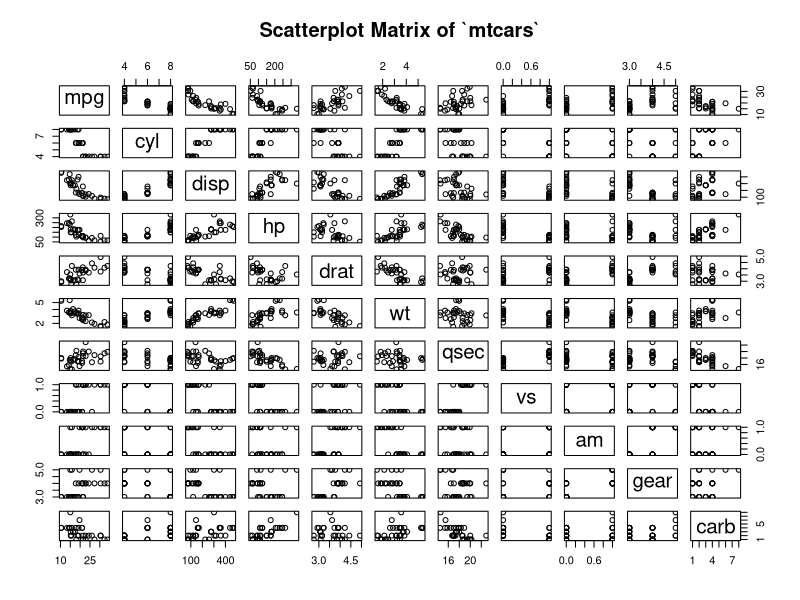
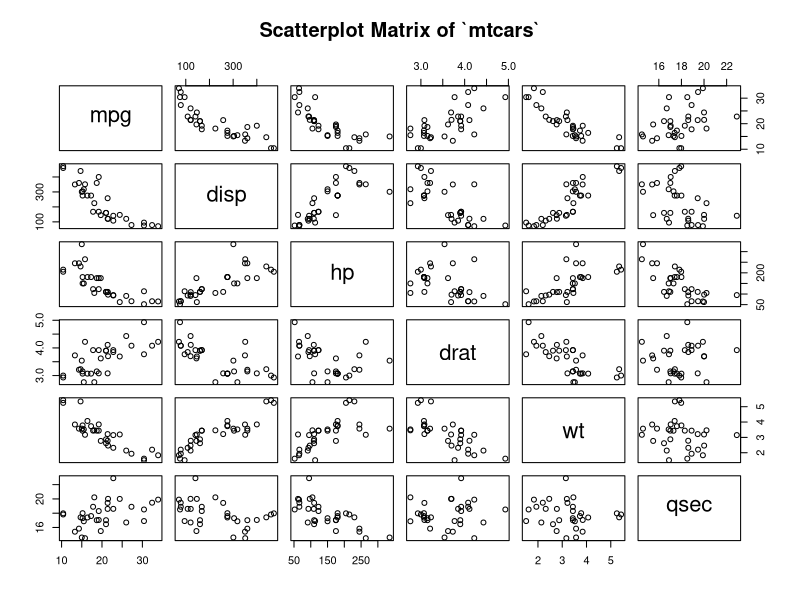
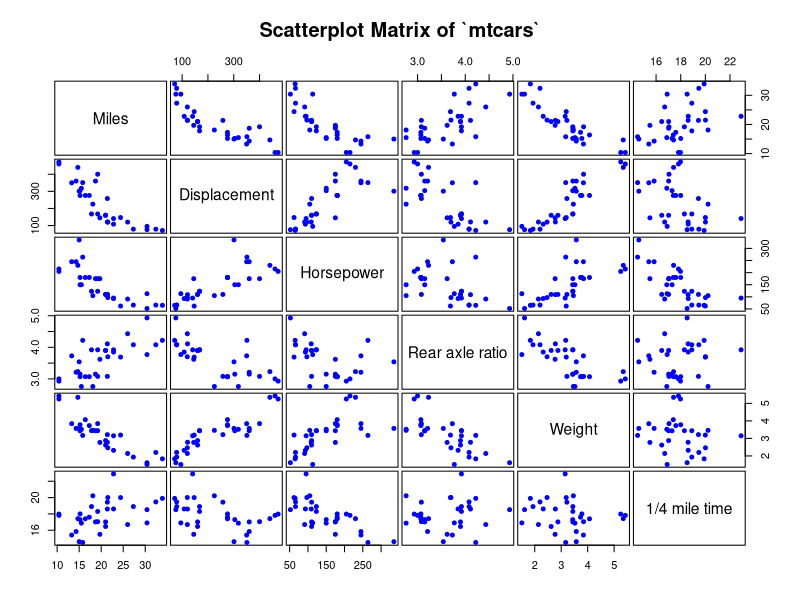
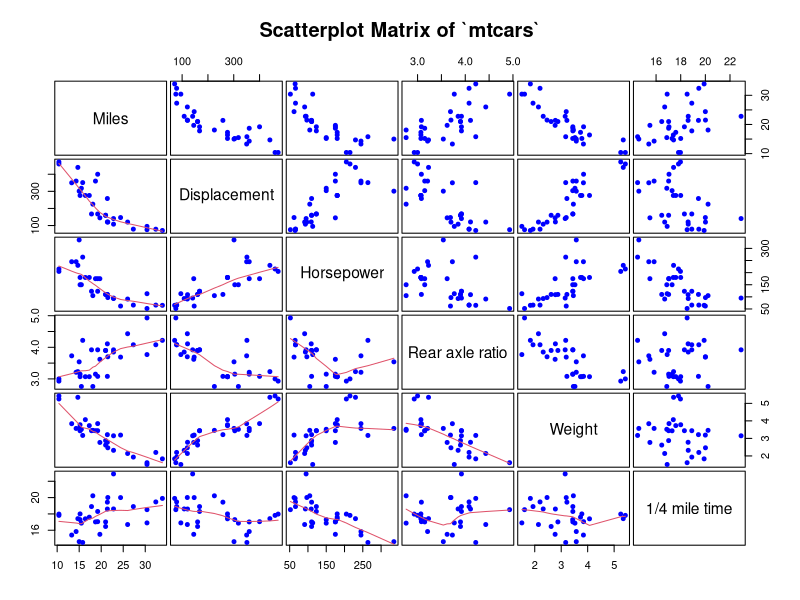
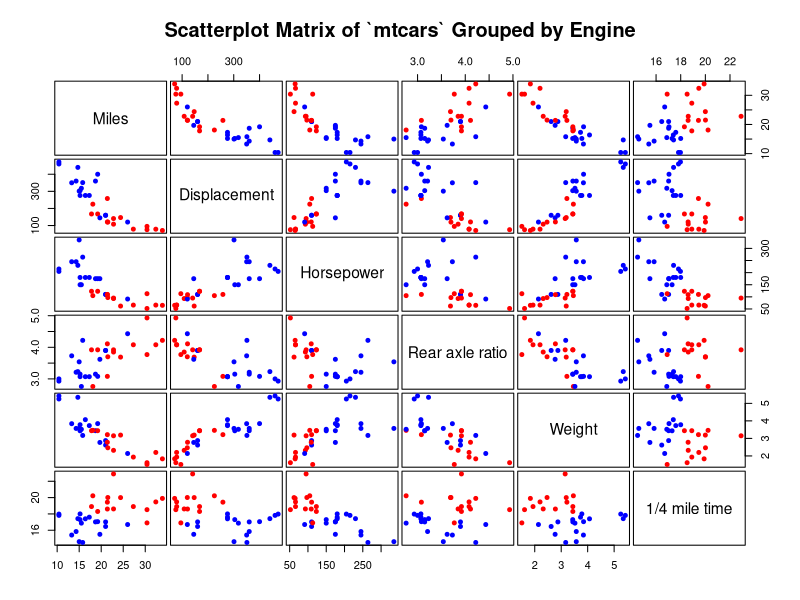
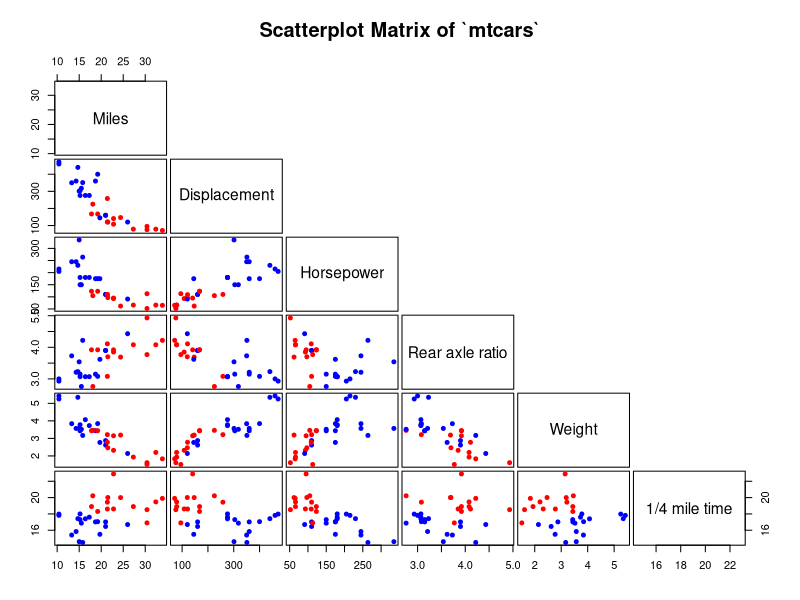
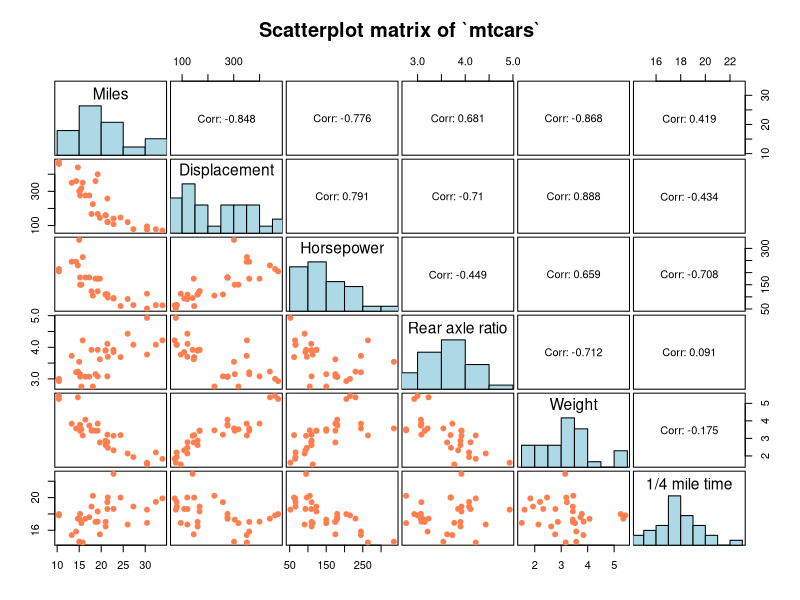
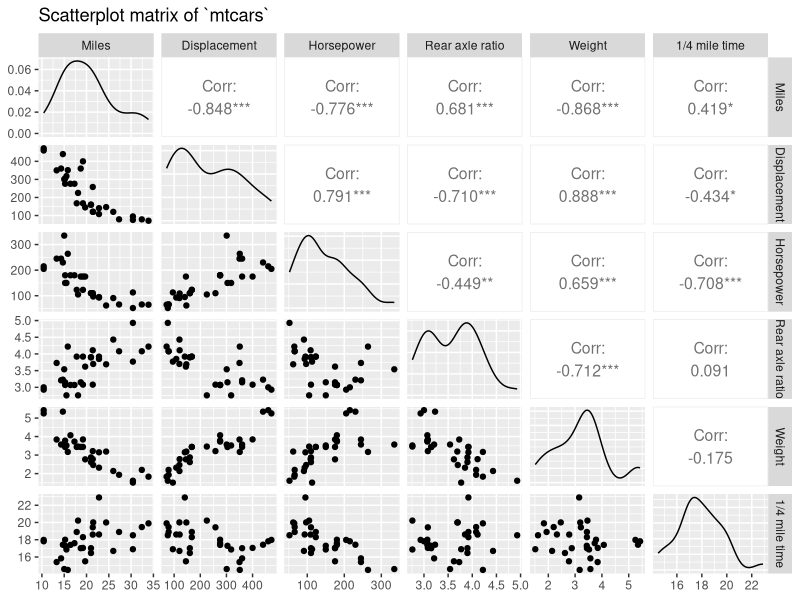

Write the R code that produced these figures, in order.
## ---- chunk 1
data(mtcars)
pairs(~., data = mtcars,
      main = "Scatterplot Matrix of `mtcars`")
## ---- chunk 2
pairs(mtcars[, c(1,3:7)], main = "Scatterplot Matrix of `mtcars`")
## ---- chunk 3
pairs(mtcars[, c(1,3:7)],
      col = "blue",                                            # Change color
      pch = 19,                                                # Change shape of points
      cex = 0.8,                                               # Change size of points
      labels = c("Miles","Displacement","Horsepower",
                 "Rear axle ratio","Weight","1/4 mile time"),  # Change labels  
      gap = 0.3,                                               # Change gaps in between
      main = "Scatterplot Matrix of `mtcars`")
## ---- chunk 4
pairs(mtcars[, c(1,3:7)],
      lower.panel = panel.smooth,           # Add a smoother for the lower panel
      col = "blue",
      pch = 19,                                                
      cex = 0.8,                                               
      labels = c("Miles","Displacement","Horsepower",
                 "Rear axle ratio","Weight","1/4 mile time"),  
      gap = 0.3,                                               
      main = "Scatterplot Matrix of `mtcars`")
## ---- chunk 5
mtcars$vs <- as.factor(mtcars$vs)
pairs(mtcars[, c(1,3:7)],
      col = c("blue","red")[mtcars$vs],                  # Group by variable `vs`
      pch = 19,                                                
      cex = 0.8,                                               
      labels = c("Miles","Displacement","Horsepower",
                 "Rear axle ratio","Weight","1/4 mile time"),  
      gap = 0.3,                                               
      main = "Scatterplot Matrix of `mtcars` Grouped by Engine")

## ---- chunk 6
pairs(mtcars[, c(1,3:7)],
      col = c("blue","red")[mtcars$vs],                  
      pch = 19,                                                
      cex = 0.8,                                               
      labels = c("Miles","Displacement","Horsepower",
                 "Rear axle ratio","Weight","1/4 mile time"),  
      gap = 0.3,
      upper.panel = NULL,               # Turn off the upper panel above the diagonal
      main = "Scatterplot Matrix of `mtcars`")
## ---- chunk 7
#Panel of correlations
panel.corr <- function(x, y){
    usr <- par("usr"); on.exit(par(usr))
    par(usr = c(0, 1, 0, 1))
    r <- round(cor(x, y), digits=3)
    txt <- paste0("Corr: ", r)
    text(0.5, 0.5, txt, cex = 1)
}

#Panel of histograms
panel.hist <- function(x, ...){
    usr <- par("usr"); on.exit(par(usr))
    par(usr = c(usr[1:2], 0, 1.5) )
    h <- hist(x, plot = FALSE)
    breaks <- h$breaks
    len <- length(breaks)
    y <- h$counts/max(h$counts)
    rect(breaks[-len], 0, breaks[-1], y, col = "lightblue")
}

#Panel of scatterplots
panel.scat <- function(x, y){
  points(x,y, pch = 19, cex = 1, col = "coral")
}

#Plot
pairs(mtcars[, c(1,3:7)],  
      lower.panel = panel.scat,
      upper.panel = panel.corr,
      diag.panel = panel.hist,
      labels = c("Miles","Displacement","Horsepower",
                 "Rear axle ratio","Weight","1/4 mile time"),
      gap = 0.3, 
      main = "Scatterplot matrix of `mtcars`")

## ---- chunk 8
# Load both ggplot2 and GGally to work with ggpairs()
library(ggplot2)
library(GGally)
ggpairs(mtcars[, c(1,3:7)],
        columnLabels = c("Miles","Displacement","Horsepower",
                 "Rear axle ratio","Weight","1/4 mile time"),
        upper = list(continuous = wrap('cor', size = 4)),
        title = "Scatterplot matrix of `mtcars`")
## ---- chunk 9
ggpairs(mtcars[, c(1,3:7)],
        columnLabels = c("Miles","Displacement","Horsepower",
                 "Rear axle ratio","Weight","1/4 mile time"),
        aes(color = mtcars$vs),                             # Separate data by levels of vs
        upper = list(continuous = wrap('cor', size = 3)),
        lower = list(combo = wrap("facethist", bins = 30)),
        diag = list(continuous = wrap("densityDiag", alpha = 0.5)),
        title = "Scatterplot matrix of `mtcars` Grouped by Engine")
## ---- chunk 10
mtcars$cyl <- as.factor(mtcars$cyl)
mtcars$am <- as.factor(mtcars$am)
mtcars$gear <- as.factor(mtcars$gear)
## ---- chunk 11
library(vcd)
## ---- chunk 12
p <- mtcars[, c(2,8:10)]
pairs(table(p),                                     # Here the data needs to be in a table format 
      diag_panel = pairs_diagonal_mosaic(offset_varnames=-2.5))    #move down variable labels

## ---- chunk 13
pairs(table(p), 
      diag_panel = pairs_diagonal_mosaic(offset_varnames=-2.5),    #move down variable names
      upper_panel_args = list(shade = TRUE),                       #set shade colors
      lower_panel_args = list(shade = TRUE))

